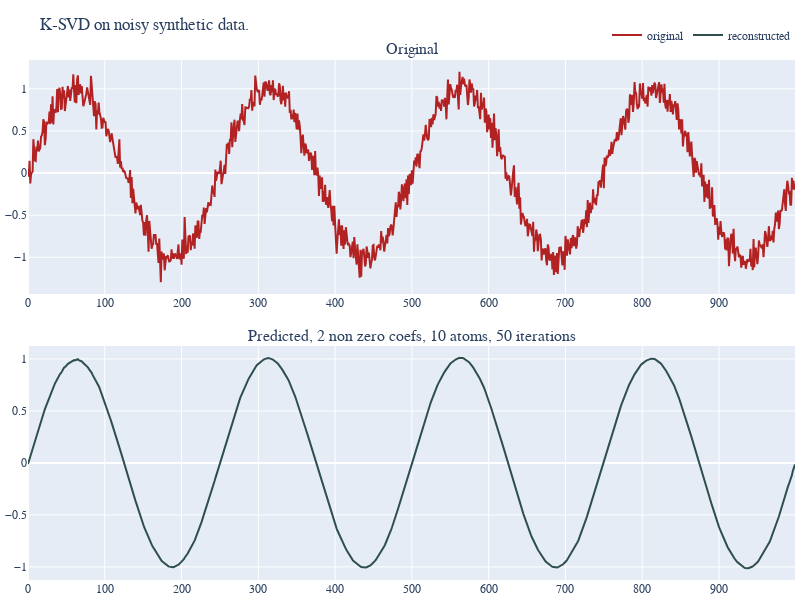

Notebook code cell kept with this figure:
### Code cell
plot_original_pred(measure, pred, n_coefs=2, K=10, n_iter=max_iter, title="K-SVD on noisy synthetic data.")

### Figure 1 — Plotly figure (JSON) as saved in the notebook; plotly's stock layout.template omitted (floating-point values rounded to 4 significant figures; data arrays with more than 128 entries replaced by an {"elided": "..."} marker saying what was removed)
{"data": [{"line": {"color": "firebrick"}, "name": "original", "type": "scatter", "x": {"elided": "1000 int values"}, "xaxis": "x", "y": {"elided": "1000 float values"}, "yaxis": "y"}, {"line": {"color": "darkslategray"}, "name": "reconstructed", "type": "scatter", "x": {"elided": "1000 int values"}, "xaxis": "x2", "y": {"elided": "1000 float values"}, "yaxis": "y2"}], "layout": {"annotations": [{"font": {"size": 16}, "showarrow": false, "text": "Original", "x": 0.5, "xanchor": "center", "xref": "paper", "y": 1, "yanchor": "bottom", "yref": "paper"}, {"font": {"size": 16}, "showarrow": false, "text": "Predicted, 2 non zero coefs, 10 atoms, 50 iterations", "x": 0.5, "xanchor": "center", "xref": "paper", "y": 0.45, "yanchor": "bottom", "yref": "paper"}], "font": {"family": "Serif"}, "height": 600, "legend": {"orientation": "h", "x": 1, "xanchor": "right", "y": 1.02, "yanchor": "bottom"}, "margin": {"b": 5, "l": 5, "r": 5, "t": 60}, "showlegend": true, "title": {"text": "K-SVD on noisy synthetic data."}, "width": 800, "xaxis": {"anchor": "y", "autorange": true, "domain": [0, 1], "range": [0, 999], "type": "linear"}, "xaxis2": {"anchor": "y2", "autorange": true, "domain": [0, 1], "range": [0, 999], "type": "linear"}, "yaxis": {"anchor": "x", "autorange": true, "domain": [0.55, 1], "range": [-1.437, 1.343], "type": "linear"}, "yaxis2": {"anchor": "x2", "autorange": true, "domain": [0, 0.45], "range": [-1.126, 1.125], "type": "linear"}}}
